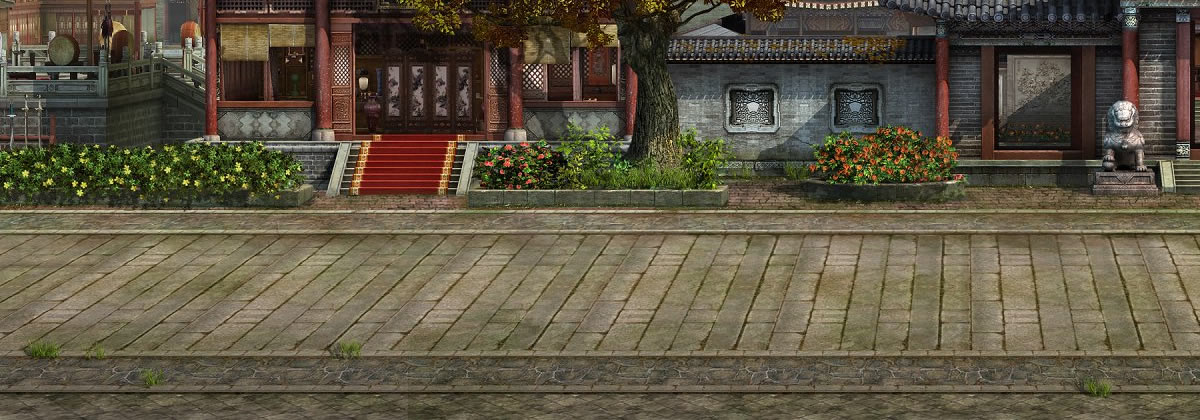

Below is a game level as drawn by its tile map, then a one-line description and the .tmx that defines it (tile-layer data replaced by summaries):
An orthogonal 20x7 tile map with 60x60 px tiles, 1 tile layer (floor) and 2 objects (hero, Portal).

<map version="1.0" orientation="orthogonal" width="20" height="7" tilewidth="60" tileheight="60">
 <tileset firstgid="1" name="2" tilewidth="60" tileheight="60">
  <image source="2.jpg" width="2000" height="420" />
 </tileset>
 <layer name="floor" width="20" height="7">
  <data>[140 cells, 140 non-empty, 140 distinct tile ids]</data>
 </layer>
 <objectgroup name="player" width="20" height="7">
  <object name="hero" x="35" y="329" width="28" height="24">
   <ellipse />
  </object>
  <object name="Portal" x="1166" y="317" width="23" height="39">
   <ellipse />
  </object>
 </objectgroup>
</map>